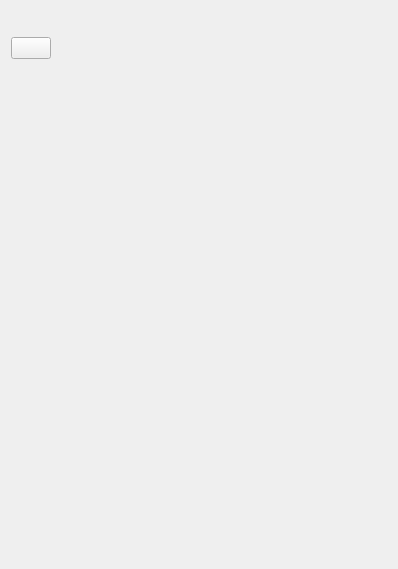
<?xml version="1.0" encoding="UTF-8"?>
<ui version="4.0">
 <class>Widget</class>
 <widget class="DBusWidget" name="Widget">
  <property name="geometry">
   <rect>
    <x>0</x>
    <y>0</y>
    <width>398</width>
    <height>569</height>
   </rect>
  </property>
  <property name="sizePolicy">
   <sizepolicy hsizetype="Minimum" vsizetype="Minimum">
    <horstretch>0</horstretch>
    <verstretch>0</verstretch>
   </sizepolicy>
  </property>
  <property name="windowTitle">
   <string>Widget</string>
  </property>
  <layout class="QGridLayout" name="gridLayout">
   <item row="6" column="0">
    <spacer name="verticalSpacer">
     <property name="orientation">
      <enum>Qt::Vertical</enum>
     </property>
     <property name="sizeHint" stdset="0">
      <size>
       <width>20</width>
       <height>40</height>
      </size>
     </property>
    </spacer>
   </item>
   <item row="4" column="0">
    <widget class="QPushButton" name="refresh">
     <property name="sizePolicy">
      <sizepolicy hsizetype="Fixed" vsizetype="Fixed">
       <horstretch>0</horstretch>
       <verstretch>0</verstretch>
      </sizepolicy>
     </property>
     <property name="text">
      <string/>
     </property>
     <property name="icon">
      <iconset resource="../PyMca_resource.qrc">
       <normaloff>:/icons/crystal_clear/32x32/actions/reload.png</normaloff>:/icons/crystal_clear/32x32/actions/reload.png</iconset>
     </property>
     <property name="iconSize">
      <size>
       <width>32</width>
       <height>32</height>
      </size>
     </property>
    </widget>
   </item>
   <item row="4" column="1">
    <spacer name="horizontalSpacer">
     <property name="orientation">
      <enum>Qt::Horizontal</enum>
     </property>
     <property name="sizeHint" stdset="0">
      <size>
       <width>40</width>
       <height>20</height>
      </size>
     </property>
    </spacer>
   </item>
   <item row="0" column="0" colspan="2">
    <layout class="QHBoxLayout" name="horizontalLayout">
     <item>
      <spacer name="horizontalSpacer_3">
       <property name="orientation">
        <enum>Qt::Horizontal</enum>
       </property>
       <property name="sizeHint" stdset="0">
        <size>
         <width>40</width>
         <height>20</height>
        </size>
       </property>
      </spacer>
     </item>
     <item>
      <widget class="QLabel" name="Logo">
       <property name="sizePolicy">
        <sizepolicy hsizetype="Fixed" vsizetype="Fixed">
         <horstretch>150</horstretch>
         <verstretch>100</verstretch>
        </sizepolicy>
       </property>
       <property name="maximumSize">
        <size>
         <width>300</width>
         <height>40</height>
        </size>
       </property>
       <property name="text">
        <string/>
       </property>
       <property name="pixmap">
        <pixmap resource="../PyMca_resource.qrc">:/images/logo.png</pixmap>
       </property>
       <property name="scaledContents">
        <bool>true</bool>
       </property>
       <property name="alignment">
        <set>Qt::AlignCenter</set>
       </property>
      </widget>
     </item>
     <item>
      <spacer name="horizontalSpacer_2">
       <property name="orientation">
        <enum>Qt::Horizontal</enum>
       </property>
       <property name="sizeHint" stdset="0">
        <size>
         <width>40</width>
         <height>20</height>
        </size>
       </property>
      </spacer>
     </item>
    </layout>
   </item>
  </layout>
 </widget>
 <layoutdefault spacing="6" margin="11"/>
 <customwidgets>
  <customwidget>
   <class>DBusWidget</class>
   <extends>QWidget</extends>
   <header>PyQtAbstractions/PyMcaDBus</header>
   <container>1</container>
  </customwidget>
 </customwidgets>
 <resources>
  <include location="../PyMca_resource.qrc"/>
 </resources>
 <connections/>
</ui>
